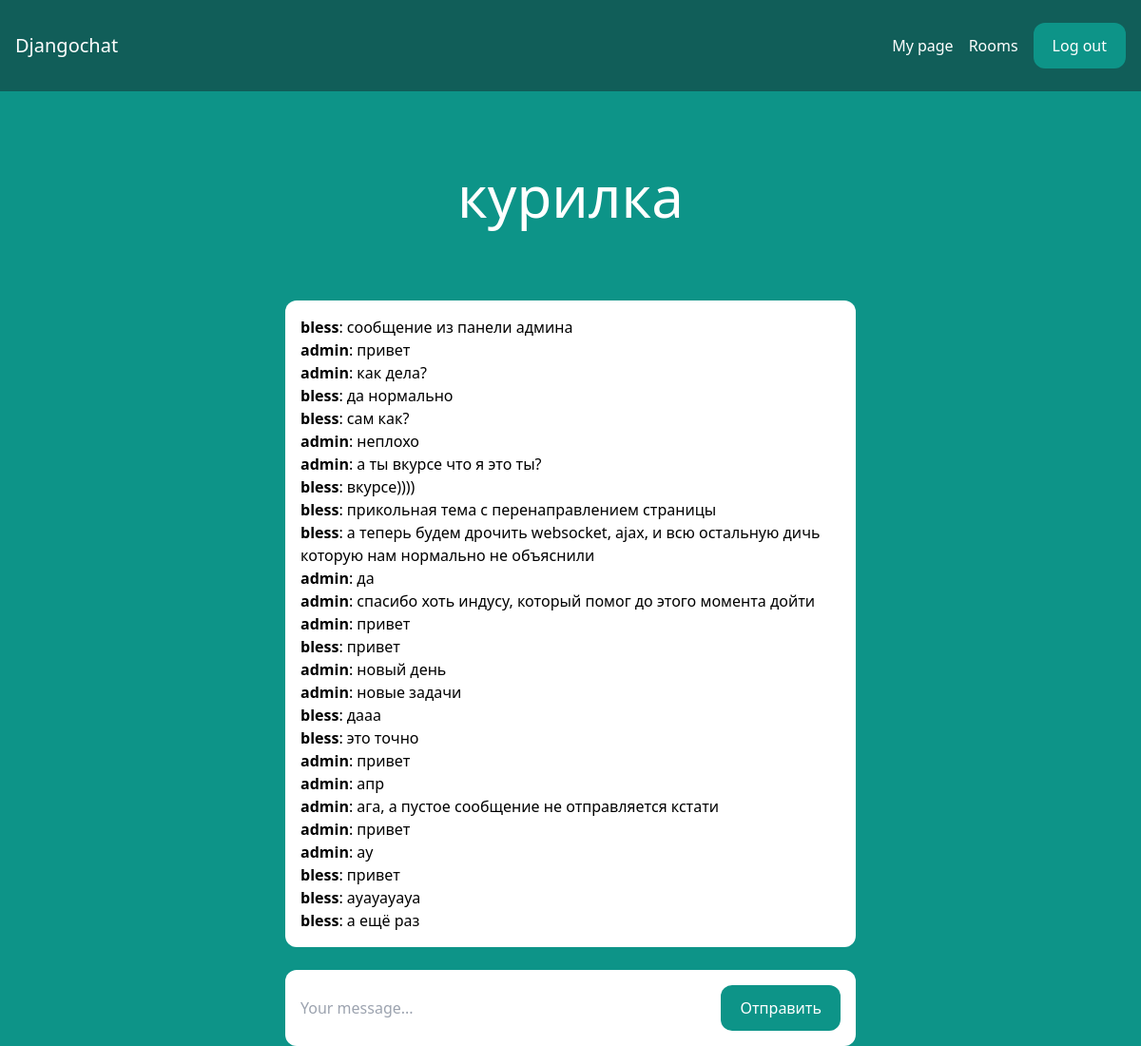
Page /rooms/rooms/1 (signed in) on the committed database.
### room/models.py (models this page shows)
class Room(models.Model):
    name = models.CharField(max_length=255)

class Message(models.Model):
    room = models.ForeignKey(Room, related_name='messages', on_delete=models.CASCADE)
    user = models.ForeignKey(User, related_name='messages', on_delete=models.CASCADE)
    content = models.TextField()
    date_added = models.DateTimeField(auto_now_add=True)
    class Meta:
        ordering = ('date_added',)

### room/views.py (the view)
# urls.py: path('rooms/', include('room.urls')),
@login_required
def room(request, id):
    room = Room.objects.get(id=id)
    messages = Message.objects.filter(room=room)
    if request.method == 'POST':
        content = request.POST.get('content')
        if content:
            Message.objects.create(room=room, user=request.user, content=content)
            return redirect('room', id=id)  # Перенаправляем обратно на страницу чата
    return render(request, 'room/room.html', {'room': room, 'messages': messages})

### room/templates/room/room.html (shortened to what this page needs)
{% extends 'core/base.html' %}
{% load static %}
{% block content %}
<div class="p-10 lg:p-20 text-center">
    <h1 class="text-3xl lg:text-6xl text-white">{{ room.name }}</h1>
</div>
<div class="lg:w-2/4 mx-4 lg:mx-auto p-4 bg-white rounded-xl">
    <div class="chat-messages space-y-3" id="chat-messages">
    {% for message in messages %}
        <b>{{ message.user.username }}</b>: {{ message.content }}<br>
    {% endfor %}
    </div>
</div>
<div class="lg:w-2/4 mt-6 mx-4 lg:mx-auto p-4 bg-white rounded-xl">
    <form method="post" action="{% url 'send_message' %}" class="flex">
    <input type="text" name="content" class="flex-1 mr-3" placeholder="Your message..." id="chat-message-input">
    <button
        class="px-5 py-3 rounded-xl text-white bg-teal-600 hover:bg-teal-700"
        id="chat-message-submit" onclick="test_messedge()"
    >Отправить</button>
    </form>
</div>
{% endblock %}

### core/templates/core/base.html (shortened to what this page needs)
<!DOCTYPE html>
<html>
    <head>
        <script src="https://cdn.tailwindcss.com"></script>
    </head>
    <body class="bg-teal-600">
        <nav class="flex items-center justify-between px-4 py-6 bg-teal-800">
            <div>
                <a href="/" class="text-xl text-white">Djangochat</a>
            </div>
            <div class="flex items-center space-x-4">
                {% if request.user.is_authenticated %}
                    <a href="/user_page/" class="text-white hover:text-gray-200">My page</a>
                    <a href="/rooms/" class="text-white hover:text-gray-200">Rooms</a>
                    <a href="/logout/" class="px-5 py-3 rounded-xl text-white bg-teal-600 hover:bg-teal-700">Log out</a>
                {% else %}
                    <a href="/login/" class="text-white hover:text-gray-200">Log in</a>
                    <a href="/signup/" class="px-5 py-3 rounded-xl text-white bg-teal-600 hover:bg-teal-700">Sign up</a>
                {% endif %}
            </div>
        </nav>
        {% block content %}
        {% endblock %}
    </body>
</html>

### rows in the picture
Room: name "курилка"
Message: user.username "bless", content "сообщение из панели админа"
Message: user.username "admin", content "привет"
Message: user.username "admin", content "как дела?"
Message: user.username "bless", content "да нормально"
Message: user.username "bless", content "сам как?"
Message: user.username "admin", content "неплохо"
Message: user.username "admin", content "а ты вкурсе что я это ты?"
Message: user.username "bless", content "вкурсе))))"
Message: user.username "bless", content "прикольная тема с перенаправлением страницы"
Message: user.username "bless", content "а теперь будем дрочить websocket, ajax, и всю остальную дичь которую нам нормально не объяснили"
Message: user.username "admin", content "да"
Message: user.username "admin", content "спасибо хоть индусу, который помог до этого момента дойти"
Message: user.username "admin", content "привет"
Message: user.username "bless", content "привет"
Message: user.username "admin", content "новый день"
Message: user.username "admin", content "новые задачи"
Message: user.username "bless", content "дааа"
Message: user.username "bless", content "это точно"
Message: user.username "admin", content "привет"
Message: user.username "admin", content "апр"
Message: user.username "admin", content "ага, а пустое сообщение не отправляется кстати"
Message: user.username "admin", content "привет"
Message: user.username "admin", content "ау"
Message: user.username "bless", content "привет"
Message: user.username "bless", content "ауауауауа"
Message: user.username "bless", content "а ещё раз"
